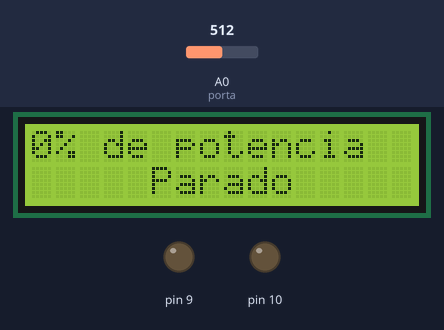
The program below on a simulated Arduino Uno, built with avr-gcc and run on an emulated ATmega328P. Parts: 16×2 character LCD, output pins drawn as LEDs (lit = HIGH). The test bench sets the inputs (shaded band); at power-on: A0 (porta) = 512.

Above: at 1.6 s.
1.7 s: A0 (porta) set to 531
At 4.0 s:
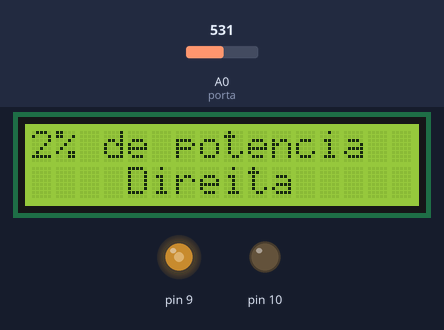
4.6 s: A0 (porta) set to 511
At 6.7 s:
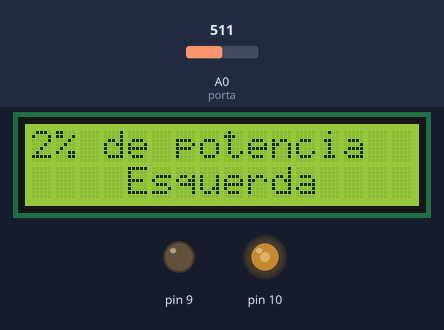
7.6 s: A0 (porta) set to 306
At 9.5 s:
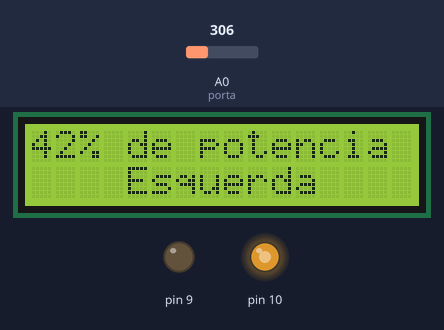
10.7 s: A0 (porta) set to 122
At 13.5 s:
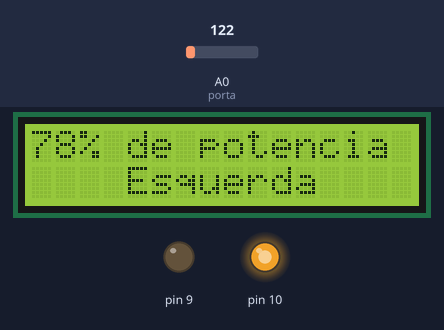
13.8 s: A0 (porta) set to 900
At 16.3 s:
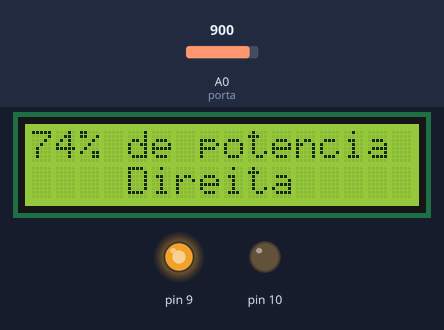
Timing chart, 0 to 17.8 s (numbered marks = the images above; inputs shaded):
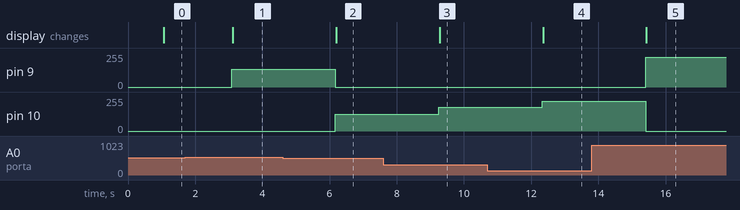

The program:

main.cpp
```cpp
#include <Arduino.h>
#include <LiquidCrystal.h>
const int porta = 0;
float valorderotacao = 0;
float valordopotenciometro = 0;
int valornolcd = 0;
float valorderotacao2 = 0;

LiquidCrystal lcd (12,11,5,4,3,2);

void setup() {
     lcd.begin(16,2);
}

void loop() {
    valordopotenciometro = analogRead(porta);
    valornolcd = 100*valordopotenciometro/1023;
    valorderotacao = 255*valordopotenciometro/1023;
    valorderotacao2 = 255-valorderotacao;
    //lcd.clear();
    //lcd.setCursor(7,0);
    //lcd.print(valornolcd);
    //lcd.print("%");
    delay(1000);
    if(valornolcd > 50){
        analogWrite (9, valorderotacao);
        analogWrite (10,0);
        delay(10);
        lcd.clear();
        lcd.setCursor(0,0);
        lcd.print(2*valornolcd-100);
        lcd.println("% de potencia ");
        lcd.setCursor(4,1);
        lcd.print("Direita");
        delay(10);

    }
    if(valornolcd == 50){
        analogWrite (9, 0);
        analogWrite (10, 0);
        lcd.clear();
        lcd.setCursor(0,0);
        lcd.print(0);
        lcd.print("% de potencia ");
        lcd.setCursor(5,1);
        lcd.print("Parado");
        delay(10);
    }
    if(valornolcd < 50){
        analogWrite (9,0);
        analogWrite (10,valorderotacao2);
        delay(10);
        lcd.clear();
        lcd.setCursor(0,0);
        lcd.print(100-2*valornolcd);
        lcd.println("% de potencia ");
        lcd.setCursor(4,1);
        lcd.print("Esquerda");
        delay(10);
    }

}
```

Measured:
- the behaviour switches between 521 and 522 on A0 (porta) (found by bisection; images 0 and 1)
- after the input at 1.7 s, pin 9: 0/255 → 132/255 after 1.4 s; the display: changes after 1.4 s (image 1)
- after the input at 4.6 s, pin 9: 132/255 → 0/255 after 1.6 s; pin 10: 0/255 → 127/255 after 1.6 s; the display: changes after 1.6 s (image 2)
- after the input at 7.6 s, pin 10: 127/255 → 178/255 after 1.6 s; the display: changes after 1.7 s (image 3)
- after the input at 10.7 s, pin 10: 178/255 → 224/255 after 1.6 s; the display: changes after 1.7 s (image 4)
- after the input at 13.8 s, pin 9: 0/255 → 224/255 after 1.6 s; pin 10: 224/255 → 0/255 after 1.6 s; the display: changes after 1.6 s (image 5)
